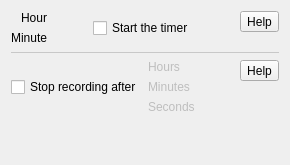
          <widget class="QWidget" name="tabTimer">
           <attribute name="icon">
            <iconset resource="screencast.qrc">
             <normaloff>:/pictures/screencast/timer.png</normaloff>:/pictures/screencast/timer.png</iconset>
           </attribute>
           <attribute name="title">
            <string notr="true"/>
           </attribute>
           <layout class="QVBoxLayout" name="verticalLayout_23">
            <item>
             <layout class="QHBoxLayout" name="horizontalLayout_29">
              <item>
               <widget class="QFrame" name="frameStartTime">
                <property name="enabled">
                 <bool>true</bool>
                </property>
                <property name="frameShape">
                 <enum>QFrame::NoFrame</enum>
                </property>
                <property name="frameShadow">
                 <enum>QFrame::Raised</enum>
                </property>
                <layout class="QHBoxLayout" name="horizontalLayout_24" stretch="0,1,0,0">
                 <property name="spacing">
                  <number>6</number>
                 </property>
                 <property name="leftMargin">
                  <number>0</number>
                 </property>
                 <property name="topMargin">
                  <number>0</number>
                 </property>
                 <property name="rightMargin">
                  <number>0</number>
                 </property>
                 <property name="bottomMargin">
                  <number>0</number>
                 </property>
                 <item>
                  <layout class="QVBoxLayout" name="verticalLayout_18">
                   <item alignment="Qt::AlignRight">
                    <widget class="QLabel" name="labelHour">
                     <property name="text">
                      <string>Hour</string>
                     </property>
                    </widget>
                   </item>
                   <item alignment="Qt::AlignRight">
                    <widget class="QLabel" name="labelMinute">
                     <property name="midLineWidth">
                      <number>8</number>
                     </property>
                     <property name="text">
                      <string>Minute</string>
                     </property>
                     <property name="alignment">
                      <set>Qt::AlignRight|Qt::AlignTrailing|Qt::AlignVCenter</set>
                     </property>
                    </widget>
                   </item>
                  </layout>
                 </item>
                 <item>
                  <layout class="QVBoxLayout" name="verticalLayout_14"/>
                 </item>
                 <item>
                  <spacer name="horizontalSpacer_9">
                   <property name="orientation">
                    <enum>Qt::Horizontal</enum>
                   </property>
                   <property name="sizeHint" stdset="0">
                    <size>
                     <width>40</width>
                     <height>20</height>
                    </size>
                   </property>
                  </spacer>
                 </item>
                 <item>
                  <layout class="QHBoxLayout" name="horizontalLayout_46">
                   <item>
                    <widget class="QCheckBox" name="checkBoxStartTime">
                     <property name="text">
                      <string>Start the timer</string>
                     </property>
                    </widget>
                   </item>
                   <item>
                    <spacer name="horizontalSpacer_17">
                     <property name="orientation">
                      <enum>Qt::Horizontal</enum>
                     </property>
                     <property name="sizeHint" stdset="0">
                      <size>
                       <width>40</width>
                       <height>20</height>
                      </size>
                     </property>
                    </spacer>
                   </item>
                  </layout>
                 </item>
                </layout>
               </widget>
              </item>
              <item alignment="Qt::AlignTop">
               <widget class="QToolButton" name="help_screencast_starttimer">
                <property name="toolTip">
                 <string notr="true">Help</string>
                </property>
                <property name="text">
                 <string notr="true">Help</string>
                </property>
               </widget>
              </item>
             </layout>
            </item>
            <item>
             <widget class="Line" name="line">
              <property name="styleSheet">
               <string notr="true">color: rgb(200, 200, 200);</string>
              </property>
              <property name="frameShadow">
               <enum>QFrame::Plain</enum>
              </property>
              <property name="orientation">
               <enum>Qt::Horizontal</enum>
              </property>
             </widget>
            </item>
            <item>
             <layout class="QHBoxLayout" name="horizontalLayout_19" stretch="0,0,0">
              <item>
               <widget class="QCheckBox" name="checkBoxStopRecordingAfter">
                <property name="enabled">
                 <bool>true</bool>
                </property>
                <property name="text">
                 <string>Stop recording after</string>
                </property>
               </widget>
              </item>
              <item>
               <widget class="QFrame" name="frameStopRecordingAfter">
                <property name="enabled">
                 <bool>false</bool>
                </property>
                <property name="frameShape">
                 <enum>QFrame::NoFrame</enum>
                </property>
                <property name="frameShadow">
                 <enum>QFrame::Raised</enum>
                </property>
                <layout class="QHBoxLayout" name="horizontalLayout_16" stretch="0,1">
                 <property name="spacing">
                  <number>6</number>
                 </property>
                 <property name="leftMargin">
                  <number>0</number>
                 </property>
                 <property name="topMargin">
                  <number>0</number>
                 </property>
                 <property name="rightMargin">
                  <number>0</number>
                 </property>
                 <property name="bottomMargin">
                  <number>0</number>
                 </property>
                 <item>
                  <layout class="QVBoxLayout" name="verticalLayout_30">
                   <item>
                    <widget class="QLabel" name="label_7">
                     <property name="text">
                      <string>Hours</string>
                     </property>
                     <property name="alignment">
                      <set>Qt::AlignLeading|Qt::AlignLeft|Qt::AlignVCenter</set>
                     </property>
                    </widget>
                   </item>
                   <item>
                    <widget class="QLabel" name="label_8">
                     <property name="text">
                      <string>Minutes</string>
                     </property>
                     <property name="alignment">
                      <set>Qt::AlignLeading|Qt::AlignLeft|Qt::AlignVCenter</set>
                     </property>
                    </widget>
                   </item>
                   <item>
                    <widget class="QLabel" name="label_9">
                     <property name="text">
                      <string>Seconds</string>
                     </property>
                     <property name="alignment">
                      <set>Qt::AlignLeading|Qt::AlignLeft|Qt::AlignVCenter</set>
                     </property>
                    </widget>
                   </item>
                  </layout>
                 </item>
                 <item>
                  <layout class="QVBoxLayout" name="verticalLayout_29"/>
                 </item>
                </layout>
               </widget>
              </item>
              <item alignment="Qt::AlignTop">
               <widget class="QToolButton" name="help_screencast_stoptimer">
                <property name="toolTip">
                 <string notr="true">Help</string>
                </property>
                <property name="text">
                 <string notr="true">Help</string>
                </property>
               </widget>
              </item>
             </layout>
            </item>
            <item>
             <spacer name="verticalSpacer_8">
              <property name="orientation">
               <enum>Qt::Vertical</enum>
              </property>
              <property name="sizeHint" stdset="0">
               <size>
                <width>20</width>
                <height>40</height>
               </size>
              </property>
             </spacer>
            </item>
           </layout>
          </widget>
